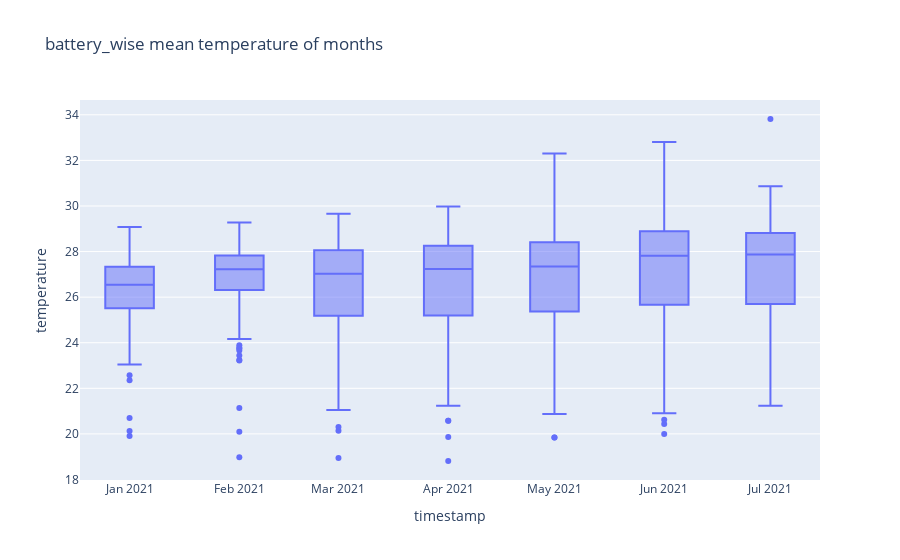

Notebook code cell kept with this figure:
### Code cell
fig, data = plot_boxplot_per_freq(field = 'temperature', freq = '1MS', metric_aggregation='mean', title = 'battery_wise mean temperature of months', save = True)

### Figure 1 — Plotly figure (JSON) as saved in the notebook; plotly's stock layout.template omitted (floating-point values rounded to 4 significant figures; data arrays with more than 128 entries replaced by an {"elided": "..."} marker saying what was removed)
{"data": [{"alignmentgroup": "True", "hovertemplate": "timestamp=%{x}<br>temperature=%{y}<extra></extra>", "legendgroup": "", "marker": {"color": "#636efa"}, "name": "", "notched": false, "offsetgroup": "", "orientation": "v", "showlegend": false, "type": "box", "x": {"elided": "1194 str values"}, "x0": " ", "xaxis": "x", "y": {"elided": "1194 float values"}, "y0": " ", "yaxis": "y"}], "layout": {"boxmode": "group", "legend": {"tracegroupgap": 0}, "title": {"text": "battery_wise mean temperature of months"}, "xaxis": {"anchor": "y", "domain": [0, 1], "title": {"text": "timestamp"}}, "yaxis": {"anchor": "x", "domain": [0, 1], "title": {"text": "temperature"}}}}
